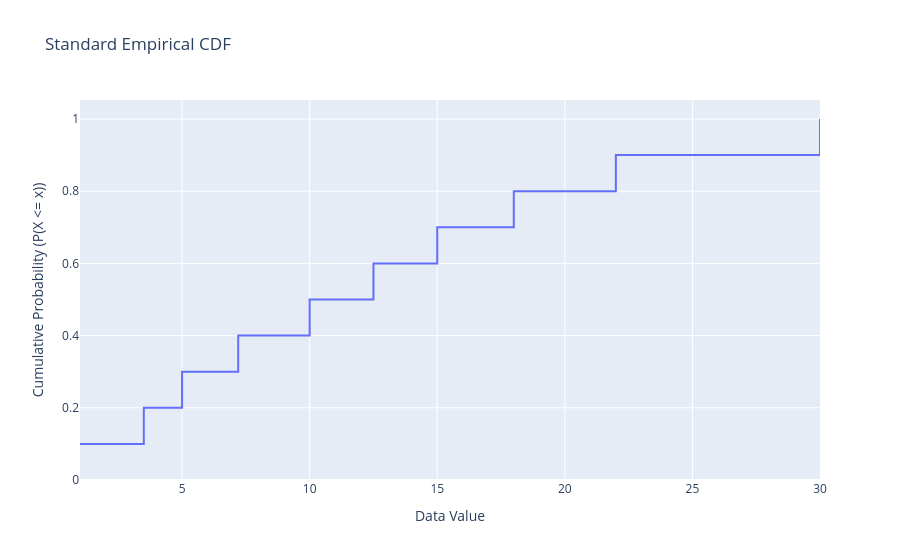

Write notebook code for a chart like this one.
### Markdown cell above
If a user has access to the raw sample data they can pass this to `RawContinuousEmpirical`.  The class implements the method described in Law and Kelton's *Simulation Modeling and Analysis*. The approach creates a piecewise linear model where interpolation is used for gaps between data samples.  The maximum and minimum values of the sample are the bounds of the distribution.

### 1.1 A simple example

The example below illustrates the difference between the standard Empirical Cumulative Distribution Function (a stepped function) and Law and Kelton's method of linear interpolation between points that is used in the sampling.

### Code cell
# Generate a simple dataset with 10 values representing length of stay in days
# Values chosen to be spread out to clearly show linear lines between points
simple_los = np.array([1.0, 3.5, 5.0, 7.2, 10.0, 12.5, 15.0, 18.0, 22.0, 30.0])

simple_dist = RawContinuousEmpirical(simple_los)

# plot the standard ECDF
fig = simple_dist.plotly_ecdf_standard(showlegend=False)

# Display the plot
fig.show()

### Figure 1 — Plotly figure (JSON) as saved in the notebook; plotly's stock layout.template omitted (floating-point values rounded to 4 significant figures)
{"data": [{"hovertemplate": "Data Value=%{x}<br>probability=%{y}<extra></extra>", "legendgroup": "", "line": {"dash": "solid", "shape": "hv"}, "marker": {"color": "#636efa", "symbol": "circle"}, "mode": "lines", "name": "Standard ECDF", "orientation": "v", "showlegend": false, "type": "scatter", "x": [1.0, 3.5, 5.0, 7.2, 10.0, 12.5, 15.0, 18.0, 22.0, 30.0], "xaxis": "x", "y": [0.1, 0.2, 0.3, 0.4, 0.5, 0.6, 0.7, 0.8, 0.9, 1.0], "yaxis": "y"}], "layout": {"legend": {"tracegroupgap": 0}, "showlegend": false, "title": {"text": "Standard Empirical CDF"}, "xaxis": {"anchor": "y", "domain": [0, 1], "title": {"text": "Data Value"}}, "yaxis": {"anchor": "x", "domain": [0, 1], "rangemode": "tozero", "title": {"text": "Cumulative Probability (P(X <= x))"}}}}
